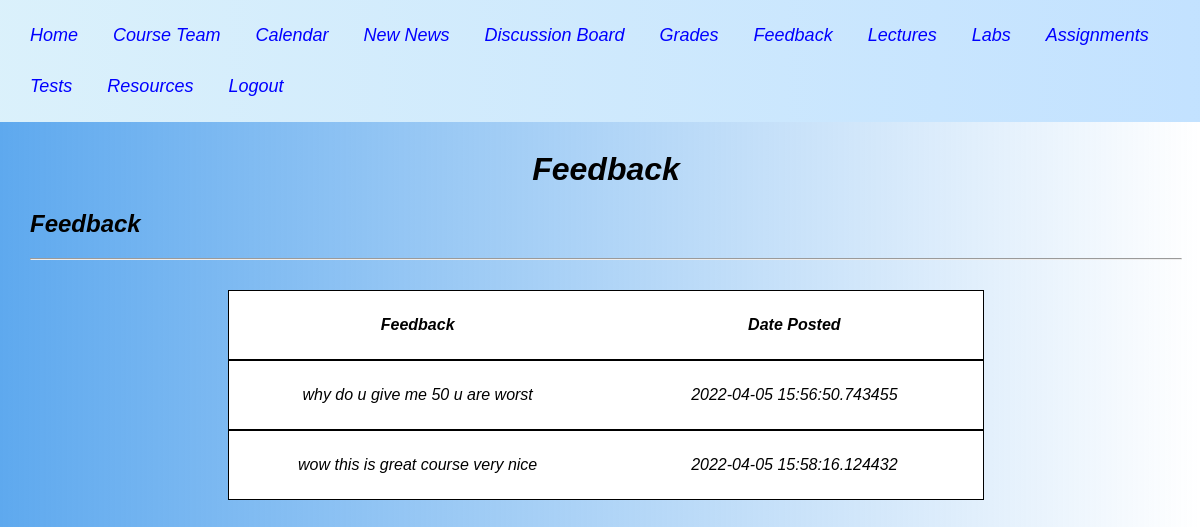
The app's page /teacher_feedback (signed in) with its own data.
### app.py (models this page shows)
class Feedback(db.Model):
    __tablename__ = 'Feedback'
    id = db.Column(db.Integer, primary_key = True)
    feedback = db.Column(db.String(280))
    date_posted = db.Column(db.DateTime, nullable = False, default = datetime.today)
    teacher = db.Column(db.String(20),unique = True,nullable = False)

### app.py (the view)
@app.route('/teacher_feedback',methods = ['GET','POST'])
def teacher_feedback():
    if request.method == 'GET':
        query = Feedback.query.filter_by(teacher = session['name'])     #query all the feedback for logged in teacher via session
        return render_template('teacher_feedback.html', q = query)

### templates/teacher_feedback.html (shortened to what this page needs)
<!DOCTYPE html>
<html>
    <head>
        <link rel="stylesheet" href="../static/teacher_feedback.css">
    </head>
    <body>
        <header>
            <div id="nav">
                <a href="{{ url_for ('index') }}">Home</a>
                <a href="{{ url_for ('courseteam') }}">Course Team</a>
                <a href="{{ url_for ('calendar') }}">Calendar</a>
                <a href="{{ url_for ('news') }}">New News</a>
                <a href="https://piazza.com" target="_blank">Discussion Board</a>
                {% if session['type'] == 'Teacher' %}
                <a href="{{ url_for ('teacher_grades') }} ">Grades</a>
                <a href="{{ url_for ('teacher_feedback') }} ">Feedback</a>
                {% endif %}
                <a href="{{ url_for ('lectures') }}">Lectures</a>
                <a href="{{ url_for ('labs') }}">Labs</a>
                <a href="{{ url_for ('assignments') }}">Assignments</a>
                <a href="{{ url_for ('tests') }}">Tests</a>
                <a href="{{ url_for ('resources') }}">Resources</a>
                <a href="{{ url_for ('logout') }} ">Logout</a>
                </div>
        </header>
        <div id="page-title">
            <h1>Feedback</h1>
        </div>
        <h2>Feedback</h2>
        <hr>
        <div class = "table-container">
           <div class = 'table'><div class = "table-row">
                <div class = 'table-entry-medium'>
                    <b>Feedback</b>
                </div>
                <div class = 'table-entry-medium'>
                    <b>Date Posted</b>
                </div>
            </div>
            {% for Student in q %}
            <div class = "table-row">
                <div class = 'table-entry-medium'>
                    {{Student.feedback}}
                </div>
                <div class = 'table-entry-medium'>
                    {{Student.date_posted}}
                </div>
            </div>
            {% endfor %}
        </div>
        </div>
    </body>
</html>

### static/teacher_feedback.css (style rules this page uses)
* { font-style: italic; }
body { font-family: sans-serif; margin-top: 90px; padding: 10px; margin-left: 20px; background-image: linear-gradient(to right, rgba(72, 157, 236, 0.877), rgba(255, 0, 0, 0)); }
@media screen and (max-width: 1320px) { body { margin-top: 120px; } }
header { top: 0; left: 0; right: 0; position: fixed; height: 70px; text-align: left; box-shadow: 0 0 25px 0 black; }
div { margin: 15px; justify-content: center; }
#nav { display: flex; flex-flow: row wrap; background-color: white; padding: 10px; margin: 0px; margin-top: 0px; width: 100%; justify-content: left; background-image: linear-gradient(to left, rgba(117, 188, 255, 0.438), rgba(33, 168, 231, 0.164)); }
#nav a { color: black; padding: 5px; font-size: 18px; margin: 10px; margin-left: 15px; color: blue; text-decoration: none; }
#nav a:link { color: blue; }
#page-title { margin: 20px; text-align: center; font-style: italic; }
.table-container { display: flex; justify-content: center; }
.table { width: 70%; }
.table-row { display:flex; background-color: white; flex-direction: row; justify-content: center; align-items: center; border: 1px solid black; margin-bottom: 0px; margin-top: 0px; }
.table-entry-medium { flex: 1; flex-grow: 4; text-align: center; padding: 10px; }

### records on screen
Feedback: feedback "why do u give me 50 u are worst", date_posted "2022-04-05 15:56:50.743455"
Feedback: feedback "wow this is great course very nice", date_posted "2022-04-05 15:58:16.124432"
